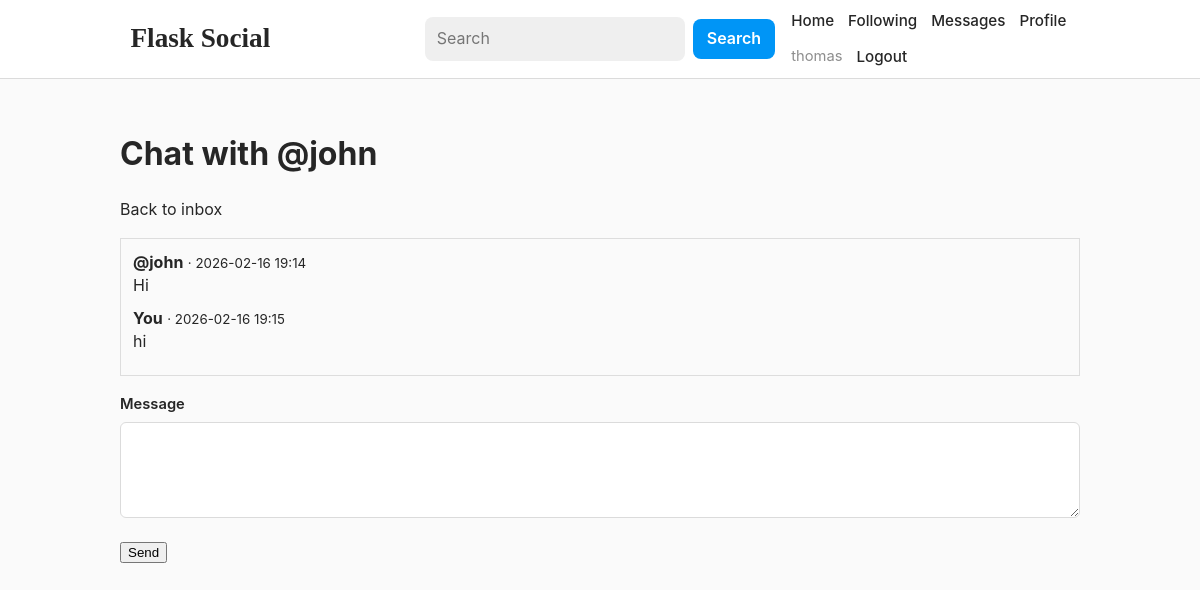
/messages/u/john (signed in), run on an earlier commit of the app's database.
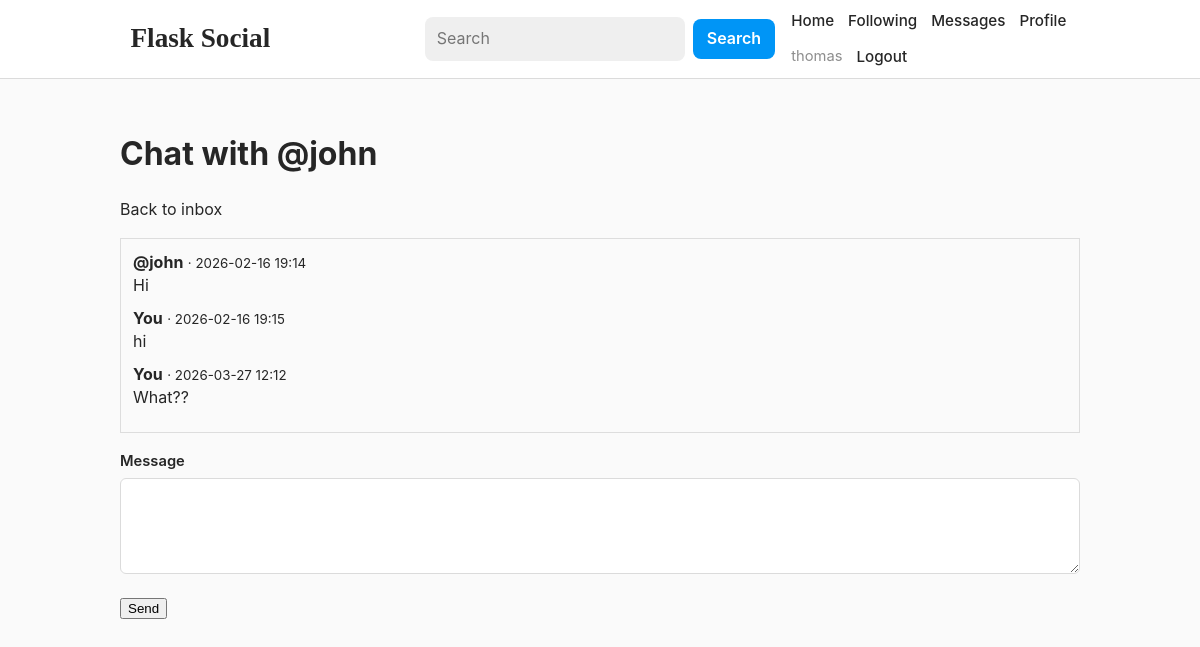
And on a later commit of the database.
### app/models.py (models this page shows, shortened)
class Message(db.Model):
    id = db.Column(db.Integer, primary_key=True)
    sender_id = db.Column(db.Integer, db.ForeignKey("user.id"), nullable=False, index=True)
    recipient_id = db.Column(db.Integer, db.ForeignKey("user.id"), nullable=False, index=True)
    body = db.Column(db.String(2000), nullable=False)
    timestamp = db.Column(db.DateTime, default=datetime.utcnow, index=True)
    is_read = db.Column(db.Boolean, default=False, nullable=False)

class User(UserMixin, db.Model):
    id = db.Column(db.Integer, primary_key=True)
    username = db.Column(db.String(32), unique=True, index=True, nullable=False)
    email = db.Column(db.String(120), unique=True, index=True, nullable=False)
    password_hash = db.Column(db.String(256), nullable=False)
    bio = db.Column(db.String(280), default="")
    created_at = db.Column(db.DateTime, default=datetime.utcnow)
    posts = db.relationship(
        "Post",
        back_populates="author",
        cascade="all, delete-orphan",
        lazy="dynamic",
    )
    followed = db.relationship(
        "User",
        secondary=followers,
        primaryjoin=(followers.c.follower_id == id),
        secondaryjoin=(followers.c.followed_id == id),
        backref=db.backref("followers", lazy="dynamic"),
        lazy="dynamic",
    )
    likes = db.relationship("Like", backref="user", cascade="all, delete-orphan", lazy="dynamic")
    comments = db.relationship("Comment", backref="author", cascade="all, delete-orphan", lazy="dynamic")
    sent_messages = db.relationship(
        "Message",
        foreign_keys="Message.sender_id",
        backref="sender",
        lazy="dynamic",
        cascade="all, delete-orphan",
    )
    received_messages = db.relationship(
        "Message",
        foreign_keys="Message.recipient_id",
        backref="recipient",
        lazy="dynamic",
        cascade="all, delete-orphan",
    )
    points = db.Column(db.Integer, default=0, nullable=False)

### app/main/routes.py (the view)
@bp.route("/messages/u/<username>", methods=["GET", "POST"])
@login_required
def thread(username):
    other = User.query.filter_by(username=username).first_or_404()
    if other.id == current_user.id:
        abort(400)
    form = MessageForm()
    if form.validate_on_submit():
        msg = Message(sender_id=current_user.id, recipient_id=other.id, body=form.body.data)
        db.session.add(msg)
        current_user.add_points(POINTS_MESSAGE)
        db.session.commit()
        return redirect(url_for("main.thread", username=other.username))
    messages = (
        Message.query.filter(
            ((Message.sender_id == current_user.id) & (Message.recipient_id == other.id))
            | ((Message.sender_id == other.id) & (Message.recipient_id == current_user.id))
        )
        .order_by(Message.timestamp.asc())
        .all()
    )
    unread = [m for m in messages if (m.recipient_id == current_user.id and not m.is_read)]
    if unread:
        for m in unread:
            m.is_read = True
        db.session.commit()
    return render_template("main/thread.html", other=other, messages=messages, form=form)

### app/main/forms_message.py
class MessageForm(FlaskForm):
    body = TextAreaField("Message", validators=[DataRequired(), Length(max=2000)])
    submit = SubmitField("Send")

### app/templates/main/thread.html (shortened to what this page needs)
{% extends "base.html" %}
{% block content %}
  <h1>Chat with @{{ other.username }}</h1>
  <div style="margin-bottom: 16px;">
    <a href="{{ url_for('main.inbox') }}">Back to inbox</a>
  </div>
  <div style="border: 1px solid #ddd; padding: 12px; margin-bottom: 12px;">
    {% if messages %}
      {% for m in messages %}
        <div style="margin-bottom: 10px;">
          {% if m.sender_id == current_user.id %}
            <strong>You</strong>
          {% else %}
            <strong>@{{ other.username }}</strong>
          {% endif %}
          <small>· {{ m.timestamp.strftime('%Y-%m-%d %H:%M') }}</small>
          <div style="white-space: pre-wrap;">{{ m.body }}</div>
        </div>
      {% endfor %}
    {% else %}
      <p>No messages yet.</p>
    {% endif %}
  </div>
  <form method="post">
    <p>
      {{ form.body.label }}<br>
      {{ form.body(rows=3, cols=60) }}
    </p>
    <p>{{ form.submit() }}</p>
  </form>
{% endblock %}

What changed in the data, as far as the page shows it:
added Message: shows "You", timestamp "2026-03-27 12:12", body "What??"
